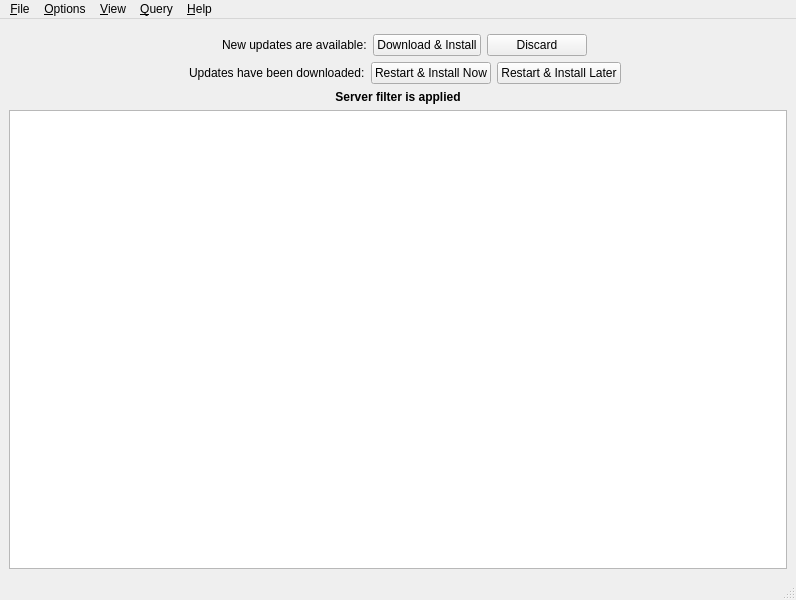
<?xml version="1.0" encoding="UTF-8"?>
<ui version="4.0">
 <class>MainWindowWnd</class>
 <widget class="QMainWindow" name="MainWindowWnd">
  <property name="geometry">
   <rect>
    <x>0</x>
    <y>0</y>
    <width>796</width>
    <height>600</height>
   </rect>
  </property>
  <property name="windowTitle">
   <string>Doomseeker</string>
  </property>
  <property name="toolButtonStyle">
   <enum>Qt::ToolButtonIconOnly</enum>
  </property>
  <widget class="QWidget" name="centralwidget">
   <layout class="QVBoxLayout" name="verticalLayout">
    <item>
     <widget class="ImportantMessagesWidget" name="importantMessagesWidget" native="true">
      <property name="sizePolicy">
       <sizepolicy hsizetype="Preferred" vsizetype="Maximum">
        <horstretch>0</horstretch>
        <verstretch>0</verstretch>
       </sizepolicy>
      </property>
      <property name="font">
       <font>
        <family>Monospace</family>
        <pointsize>8</pointsize>
       </font>
      </property>
     </widget>
    </item>
    <item>
     <widget class="QWidget" name="updatesConfirmationWidget" native="true">
      <layout class="QHBoxLayout" name="horizontalLayout">
       <property name="margin">
        <number>0</number>
       </property>
       <item>
        <spacer name="horizontalSpacer">
         <property name="orientation">
          <enum>Qt::Horizontal</enum>
         </property>
         <property name="sizeHint" stdset="0">
          <size>
           <width>40</width>
           <height>20</height>
          </size>
         </property>
        </spacer>
       </item>
       <item>
        <widget class="QLabel" name="label_2">
         <property name="maximumSize">
          <size>
           <width>16</width>
           <height>16</height>
          </size>
         </property>
         <property name="text">
          <string/>
         </property>
         <property name="pixmap">
          <pixmap resource="../../../media/resources.qrc">:/icons/exclamation.png</pixmap>
         </property>
         <property name="scaledContents">
          <bool>true</bool>
         </property>
        </widget>
       </item>
       <item>
        <widget class="QLabel" name="label">
         <property name="text">
          <string>New updates are available:</string>
         </property>
        </widget>
       </item>
       <item>
        <widget class="QPushButton" name="btnUpdatesDownloadAndInstall">
         <property name="sizePolicy">
          <sizepolicy hsizetype="Maximum" vsizetype="Fixed">
           <horstretch>0</horstretch>
           <verstretch>0</verstretch>
          </sizepolicy>
         </property>
         <property name="minimumSize">
          <size>
           <width>100</width>
           <height>0</height>
          </size>
         </property>
         <property name="text">
          <string>Download &amp;&amp; Install</string>
         </property>
        </widget>
       </item>
       <item>
        <widget class="QPushButton" name="btnUpdatesDiscard">
         <property name="sizePolicy">
          <sizepolicy hsizetype="Maximum" vsizetype="Fixed">
           <horstretch>0</horstretch>
           <verstretch>0</verstretch>
          </sizepolicy>
         </property>
         <property name="minimumSize">
          <size>
           <width>100</width>
           <height>0</height>
          </size>
         </property>
         <property name="text">
          <string>Discard</string>
         </property>
        </widget>
       </item>
       <item>
        <spacer name="horizontalSpacer_2">
         <property name="orientation">
          <enum>Qt::Horizontal</enum>
         </property>
         <property name="sizeHint" stdset="0">
          <size>
           <width>40</width>
           <height>20</height>
          </size>
         </property>
        </spacer>
       </item>
      </layout>
     </widget>
    </item>
    <item>
     <widget class="QWidget" name="updatesDownloadedWidget" native="true">
      <layout class="QHBoxLayout" name="horizontalLayout_2">
       <property name="margin">
        <number>0</number>
       </property>
       <item>
        <spacer name="horizontalSpacer_3">
         <property name="orientation">
          <enum>Qt::Horizontal</enum>
         </property>
         <property name="sizeHint" stdset="0">
          <size>
           <width>40</width>
           <height>20</height>
          </size>
         </property>
        </spacer>
       </item>
       <item>
        <widget class="QLabel" name="label_3">
         <property name="maximumSize">
          <size>
           <width>16</width>
           <height>16</height>
          </size>
         </property>
         <property name="text">
          <string/>
         </property>
         <property name="pixmap">
          <pixmap resource="../../../media/resources.qrc">:/icons/exclamation.png</pixmap>
         </property>
         <property name="scaledContents">
          <bool>true</bool>
         </property>
        </widget>
       </item>
       <item>
        <widget class="QLabel" name="label_4">
         <property name="text">
          <string>Updates have been downloaded:</string>
         </property>
        </widget>
       </item>
       <item>
        <widget class="QPushButton" name="btnUpdatesRestartAndInstallNow">
         <property name="sizePolicy">
          <sizepolicy hsizetype="Maximum" vsizetype="Fixed">
           <horstretch>0</horstretch>
           <verstretch>0</verstretch>
          </sizepolicy>
         </property>
         <property name="minimumSize">
          <size>
           <width>100</width>
           <height>0</height>
          </size>
         </property>
         <property name="text">
          <string>Restart &amp;&amp; Install Now</string>
         </property>
        </widget>
       </item>
       <item>
        <widget class="QPushButton" name="btnUpdatesRestartAndInstallLater">
         <property name="sizePolicy">
          <sizepolicy hsizetype="Maximum" vsizetype="Fixed">
           <horstretch>0</horstretch>
           <verstretch>0</verstretch>
          </sizepolicy>
         </property>
         <property name="minimumSize">
          <size>
           <width>100</width>
           <height>0</height>
          </size>
         </property>
         <property name="text">
          <string>Restart &amp;&amp; Install Later</string>
         </property>
        </widget>
       </item>
       <item>
        <spacer name="horizontalSpacer_4">
         <property name="orientation">
          <enum>Qt::Horizontal</enum>
         </property>
         <property name="sizeHint" stdset="0">
          <size>
           <width>40</width>
           <height>20</height>
          </size>
         </property>
        </spacer>
       </item>
      </layout>
     </widget>
    </item>
    <item>
     <widget class="QLabel" name="lblServerFilterApplied">
      <property name="font">
       <font>
        <weight>75</weight>
        <bold>true</bold>
       </font>
      </property>
      <property name="text">
       <string>Server filter is applied</string>
      </property>
      <property name="alignment">
       <set>Qt::AlignCenter</set>
      </property>
     </widget>
    </item>
    <item>
     <widget class="ServerListView" name="tableServers">
      <property name="editTriggers">
       <set>QAbstractItemView::NoEditTriggers</set>
      </property>
      <property name="selectionBehavior">
       <enum>QAbstractItemView::SelectRows</enum>
      </property>
      <property name="horizontalScrollMode">
       <enum>QAbstractItemView::ScrollPerPixel</enum>
      </property>
      <property name="wordWrap">
       <bool>false</bool>
      </property>
     </widget>
    </item>
   </layout>
  </widget>
  <widget class="QMenuBar" name="menubar">
   <property name="geometry">
    <rect>
     <x>0</x>
     <y>0</y>
     <width>796</width>
     <height>21</height>
    </rect>
   </property>
   <property name="locale">
    <locale language="English" country="UnitedStates"/>
   </property>
   <widget class="QMenu" name="menuOptions">
    <property name="locale">
     <locale language="English" country="UnitedStates"/>
    </property>
    <property name="title">
     <string>&amp;Options</string>
    </property>
    <addaction name="menuActionConfigure"/>
    <addaction name="menuActionIRCOptions"/>
   </widget>
   <widget class="QMenu" name="menuHelp">
    <property name="title">
     <string>&amp;Help</string>
    </property>
    <addaction name="menuActionHelp"/>
    <addaction name="menuActionCheckForUpdates"/>
    <addaction name="separator"/>
    <addaction name="menuActionAbout"/>
    <addaction name="menuActionAboutQt"/>
   </widget>
   <widget class="QMenu" name="menuFile">
    <property name="title">
     <string>&amp;File</string>
    </property>
    <addaction name="menuActionCreateServer"/>
    <addaction name="menuActionWadseeker"/>
    <addaction name="menuActionUpdateIP2C"/>
    <addaction name="separator"/>
    <addaction name="menuActionManageDemos"/>
    <addaction name="menuActionRecordDemo"/>
    <addaction name="separator"/>
    <addaction name="menuActionQuit"/>
   </widget>
   <widget class="QMenu" name="menuView">
    <property name="title">
     <string>&amp;View</string>
    </property>
   </widget>
   <widget class="QMenu" name="menuQuery">
    <property name="title">
     <string>&amp;Query</string>
    </property>
   </widget>
   <addaction name="menuFile"/>
   <addaction name="menuOptions"/>
   <addaction name="menuView"/>
   <addaction name="menuQuery"/>
   <addaction name="menuHelp"/>
  </widget>
  <widget class="QStatusBar" name="statusbar"/>
  <action name="menuActionConfigure">
   <property name="icon">
    <iconset resource="../../../media/resources.qrc">
     <normaloff>:/icons/preferences-system-4.png</normaloff>:/icons/preferences-system-4.png</iconset>
   </property>
   <property name="text">
    <string>&amp;Configure</string>
   </property>
   <property name="shortcut">
    <string>F5</string>
   </property>
   <property name="menuRole">
    <enum>QAction::PreferencesRole</enum>
   </property>
  </action>
  <action name="menuActionAbout">
   <property name="text">
    <string>&amp;About</string>
   </property>
   <property name="menuRole">
    <enum>QAction::AboutRole</enum>
   </property>
  </action>
  <action name="menuActionQuit">
   <property name="text">
    <string>&amp;Quit</string>
   </property>
   <property name="shortcut">
    <string>Ctrl+Q</string>
   </property>
   <property name="menuRole">
    <enum>QAction::QuitRole</enum>
   </property>
  </action>
  <action name="menuActionServerInfo">
   <property name="checkable">
    <bool>true</bool>
   </property>
   <property name="text">
    <string>Server Info</string>
   </property>
   <property name="shortcut">
    <string>I</string>
   </property>
  </action>
  <action name="menuActionWadseeker">
   <property name="icon">
    <iconset resource="../../../media/resources.qrc">
     <normaloff>:/icons/download.png</normaloff>:/icons/download.png</iconset>
   </property>
   <property name="text">
    <string>&amp;Wadseeker</string>
   </property>
   <property name="shortcut">
    <string>Ctrl+W</string>
   </property>
  </action>
  <action name="menuActionBuddies">
   <property name="checkable">
    <bool>true</bool>
   </property>
   <property name="text">
    <string>&amp;Buddies</string>
   </property>
   <property name="shortcut">
    <string>Ctrl+B</string>
   </property>
  </action>
  <action name="menuActionCreateServer">
   <property name="icon">
    <iconset resource="../../../media/resources.qrc">
     <normaloff>:/flags/localhost-small</normaloff>:/flags/localhost-small</iconset>
   </property>
   <property name="text">
    <string>&amp;Create server</string>
   </property>
   <property name="shortcut">
    <string>Ctrl+S</string>
   </property>
  </action>
  <action name="menuActionLog">
   <property name="checkable">
    <bool>true</bool>
   </property>
   <property name="text">
    <string>&amp;Log</string>
   </property>
   <property name="shortcut">
    <string>Ctrl+L</string>
   </property>
  </action>
  <action name="menuActionHelp">
   <property name="text">
    <string>&amp;Help (Online)</string>
   </property>
   <property name="shortcut">
    <string>F1</string>
   </property>
  </action>
  <action name="menuActionUpdateIP2C">
   <property name="icon">
    <iconset resource="../../../media/resources.qrc">
     <normaloff>:/icons/emblem-web.png</normaloff>:/icons/emblem-web.png</iconset>
   </property>
   <property name="text">
    <string>&amp;Update IP2C</string>
   </property>
  </action>
  <action name="menuActionViewIRC">
   <property name="checkable">
    <bool>true</bool>
   </property>
   <property name="text">
    <string>&amp;IRC</string>
   </property>
   <property name="shortcut">
    <string>Ctrl+I</string>
   </property>
  </action>
  <action name="menuActionIRCOptions">
   <property name="text">
    <string>&amp;IRC Options</string>
   </property>
   <property name="shortcut">
    <string>F6</string>
   </property>
  </action>
  <action name="menuActionAboutQt">
   <property name="text">
    <string>About &amp;Qt</string>
   </property>
   <property name="menuRole">
    <enum>QAction::AboutQtRole</enum>
   </property>
  </action>
  <action name="menuActionRecordDemo">
   <property name="checkable">
    <bool>true</bool>
   </property>
   <property name="icon">
    <iconset resource="../../../media/resources.qrc">
     <normaloff>:/icons/media-record.png</normaloff>:/icons/media-record.png</iconset>
   </property>
   <property name="text">
    <string>&amp;Record Demo</string>
   </property>
  </action>
  <action name="menuActionManageDemos">
   <property name="icon">
    <iconset resource="../../../media/resources.qrc">
     <normaloff>:/icons/media-playback-start.png</normaloff>:/icons/media-playback-start.png</iconset>
   </property>
   <property name="text">
    <string>&amp;Demo Manager</string>
   </property>
  </action>
  <action name="menuActionCheckForUpdates">
   <property name="icon">
    <iconset resource="../../../media/resources.qrc">
     <normaloff>:/icons/doomseeker_plus.png</normaloff>:/icons/doomseeker_plus.png</iconset>
   </property>
   <property name="text">
    <string>&amp;Check for updates</string>
   </property>
  </action>
 </widget>
 <customwidgets>
  <customwidget>
   <class>ServerListView</class>
   <extends>QTableView</extends>
   <header>gui/widgets/serverlistview.h</header>
  </customwidget>
  <customwidget>
   <class>ImportantMessagesWidget</class>
   <extends>QWidget</extends>
   <header>gui/widgets/importantmessageswidget.h</header>
   <container>1</container>
  </customwidget>
 </customwidgets>
 <resources>
  <include location="../../../media/resources.qrc"/>
  <include location="../../../media/resources.qrc"/>
 </resources>
 <connections>
  <connection>
   <sender>menuActionCheckForUpdates</sender>
   <signal>triggered()</signal>
   <receiver>MainWindowWnd</receiver>
   <slot>checkForUpdatesUserTriggered()</slot>
   <hints>
    <hint type="sourcelabel">
     <x>-1</x>
     <y>-1</y>
    </hint>
    <hint type="destinationlabel">
     <x>397</x>
     <y>299</y>
    </hint>
   </hints>
  </connection>
  <connection>
   <sender>btnUpdatesDiscard</sender>
   <signal>clicked()</signal>
   <receiver>MainWindowWnd</receiver>
   <slot>discardUpdates()</slot>
   <hints>
    <hint type="sourcelabel">
     <x>537</x>
     <y>57</y>
    </hint>
    <hint type="destinationlabel">
     <x>397</x>
     <y>299</y>
    </hint>
   </hints>
  </connection>
  <connection>
   <sender>btnUpdatesDownloadAndInstall</sender>
   <signal>clicked()</signal>
   <receiver>MainWindowWnd</receiver>
   <slot>confirmUpdateInstallation()</slot>
   <hints>
    <hint type="sourcelabel">
     <x>431</x>
     <y>57</y>
    </hint>
    <hint type="destinationlabel">
     <x>397</x>
     <y>299</y>
    </hint>
   </hints>
  </connection>
  <connection>
   <sender>btnUpdatesRestartAndInstallLater</sender>
   <signal>clicked()</signal>
   <receiver>updatesDownloadedWidget</receiver>
   <slot>hide()</slot>
   <hints>
    <hint type="sourcelabel">
     <x>539</x>
     <y>85</y>
    </hint>
    <hint type="destinationlabel">
     <x>622</x>
     <y>89</y>
    </hint>
   </hints>
  </connection>
  <connection>
   <sender>btnUpdatesRestartAndInstallNow</sender>
   <signal>clicked()</signal>
   <receiver>MainWindowWnd</receiver>
   <slot>restartAndInstallUpdatesNow()</slot>
   <hints>
    <hint type="sourcelabel">
     <x>439</x>
     <y>88</y>
    </hint>
    <hint type="destinationlabel">
     <x>792</x>
     <y>105</y>
    </hint>
   </hints>
  </connection>
 </connections>
 <slots>
  <slot>checkForUpdatesUserTriggered()</slot>
  <slot>confirmUpdateInstallation()</slot>
  <slot>discardUpdates()</slot>
  <slot>restartAndInstallUpdatesNow()</slot>
 </slots>
</ui>
